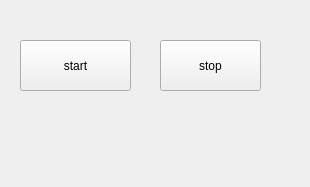
<?xml version="1.0" encoding="UTF-8"?>
<ui version="4.0">
 <class>Form</class>
 <widget class="QWidget" name="Form">
  <property name="geometry">
   <rect>
    <x>0</x>
    <y>0</y>
    <width>310</width>
    <height>187</height>
   </rect>
  </property>
  <property name="windowTitle">
   <string>Form</string>
  </property>
  <widget class="QPushButton" name="pushButton">
   <property name="geometry">
    <rect>
     <x>20</x>
     <y>40</y>
     <width>111</width>
     <height>51</height>
    </rect>
   </property>
   <property name="text">
    <string>start</string>
   </property>
  </widget>
  <widget class="QPushButton" name="pushButton_2">
   <property name="geometry">
    <rect>
     <x>160</x>
     <y>40</y>
     <width>101</width>
     <height>51</height>
    </rect>
   </property>
   <property name="text">
    <string>stop</string>
   </property>
  </widget>
  <widget class="QLabel" name="label">
   <property name="geometry">
    <rect>
     <x>20</x>
     <y>120</y>
     <width>231</width>
     <height>31</height>
    </rect>
   </property>
   <property name="text">
    <string/>
   </property>
  </widget>
 </widget>
 <resources/>
 <connections/>
</ui>
